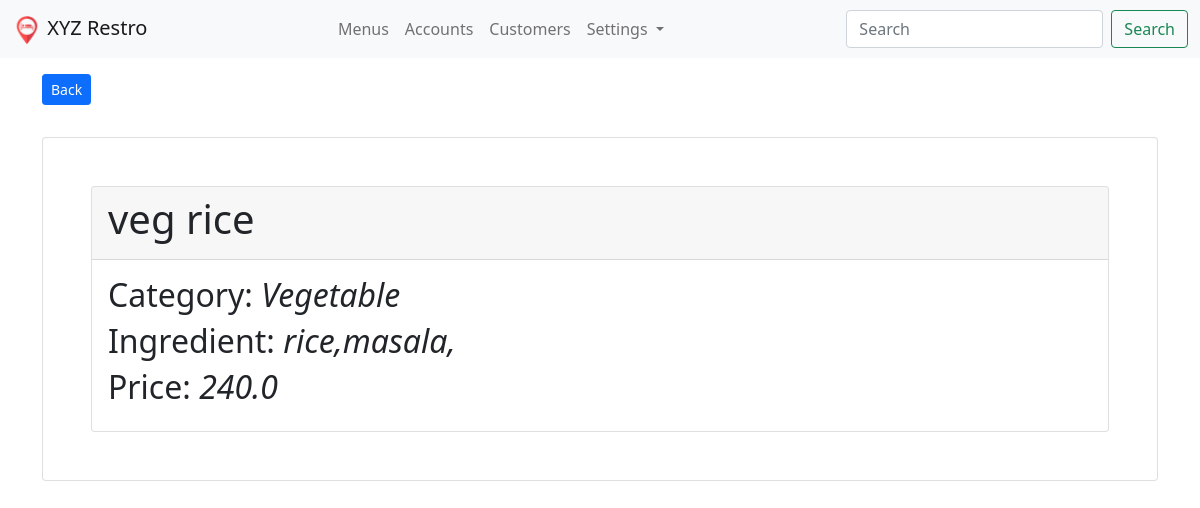
Screenshot of /menus/show/18/ (signed in) with the database file from the repository.
### app_menus/models.py (models this page shows, shortened)
class Menu(models.Model):
    menu_title = models.CharField(max_length=100)
    menu_price = models.FloatField(default=0.00)
    menu_ingredient = models.CharField(max_length=100)
    menu_category = models.ForeignKey(Category,on_delete=models.CASCADE)
    menu_img = models.FileField(upload_to="images/menus/", blank=True ,null =True)
    menu_created_at =  models.DateTimeField(auto_now_add=True)
    is_active =models.BooleanField(default=True)
    class Meta:
        db_table = "restro_menus"
        ordering = ["-menu_title"]

class Category(models.Model):
    category_title= models.CharField(max_length=100)
    category_code = models.CharField(max_length=20,null=True,blank=True)
    class Meta:
       db_table = "restro_categories"
       ordering = ["-category_title"]

### app_menus/views.py (the view)
# urls.py: path('show/<int:id>/', views.show_menu, name='menu-show'),
@login_required(login_url = '/login/')
def show_menu(request,id):
    menu_obj = Menu.objects.get(id =id)
    context = {"data":menu_obj}
    return render(request, 'menus/show_menu.html',context)

### templates/menus/show_menu.html (shortened to what this page needs)
{% extends 'layouts/master.html' %}
{% block content %}
<div class="container">
    <a href="{% url 'menu-add' %}" class ="btn btn-sm btn-primary mb-3 mt-3">Back</a>
    <div class="card p-5 mt-3">
        <div class="card">
            <div class="card-header">
                <h1>{{ data.menu_title }}</h1>
            </div>
            <div class="card-body">
                <h2>Category: <i>{{ data.menu_category.category_title }}</i></h2>
                <h2>Ingredient: <i>{{ data.menu_ingredient }}</i></h2>
                <h2>Price: <i>{{ data.menu_price }}</i></h2>
            </div>
        </div>
    </div>
</div>
{% endblock %}

### rows the page displays
Menu: menu_title "veg rice", menu_category.category_title "Vegetable", menu_ingredient "rice,masala,", menu_price "240.0"
